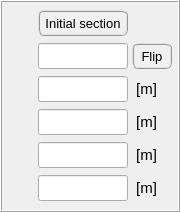
               <widget class="QFrame" name="frame_11">
                <property name="minimumSize">
                 <size>
                  <width>180</width>
                  <height>212</height>
                 </size>
                </property>
                <property name="maximumSize">
                 <size>
                  <width>180</width>
                  <height>212</height>
                 </size>
                </property>
                <property name="frameShape">
                 <enum>QFrame::Box</enum>
                </property>
                <property name="frameShadow">
                 <enum>QFrame::Raised</enum>
                </property>
                <layout class="QGridLayout" name="gridLayout_15">
                 <property name="leftMargin">
                  <number>4</number>
                 </property>
                 <property name="topMargin">
                  <number>4</number>
                 </property>
                 <property name="rightMargin">
                  <number>6</number>
                 </property>
                 <property name="bottomMargin">
                  <number>4</number>
                 </property>
                 <property name="spacing">
                  <number>0</number>
                 </property>
                 <item row="2" column="0">
                  <widget class="QFrame" name="frame_19">
                   <property name="minimumSize">
                    <size>
                     <width>0</width>
                     <height>32</height>
                    </size>
                   </property>
                   <property name="maximumSize">
                    <size>
                     <width>16777215</width>
                     <height>32</height>
                    </size>
                   </property>
                   <property name="frameShape">
                    <enum>QFrame::NoFrame</enum>
                   </property>
                   <property name="frameShadow">
                    <enum>QFrame::Raised</enum>
                   </property>
                   <layout class="QGridLayout" name="gridLayout_16">
                    <property name="leftMargin">
                     <number>0</number>
                    </property>
                    <property name="topMargin">
                     <number>0</number>
                    </property>
                    <property name="rightMargin">
                     <number>0</number>
                    </property>
                    <property name="bottomMargin">
                     <number>0</number>
                    </property>
                    <property name="horizontalSpacing">
                     <number>4</number>
                    </property>
                    <property name="verticalSpacing">
                     <number>0</number>
                    </property>
                    <item row="0" column="0">
                     <widget class="QFrame" name="frame_35">
                      <property name="frameShape">
                       <enum>QFrame::NoFrame</enum>
                      </property>
                      <property name="frameShadow">
                       <enum>QFrame::Raised</enum>
                      </property>
                     </widget>
                    </item>
                    <item row="0" column="1">
                     <widget class="QLineEdit" name="lineEdit_outside_diameter_initial">
                      <property name="minimumSize">
                       <size>
                        <width>90</width>
                        <height>26</height>
                       </size>
                      </property>
                      <property name="maximumSize">
                       <size>
                        <width>90</width>
                        <height>26</height>
                       </size>
                      </property>
                      <property name="font">
                       <font>
                        <family>MS Shell Dlg 2</family>
                        <pointsize>11</pointsize>
                        <weight>50</weight>
                        <italic>false</italic>
                        <bold>false</bold>
                       </font>
                      </property>
                      <property name="styleSheet">
                       <string notr="true">color: rgb(255, 0, 0);</string>
                      </property>
                      <property name="text">
                       <string/>
                      </property>
                      <property name="alignment">
                       <set>Qt::AlignCenter</set>
                      </property>
                     </widget>
                    </item>
                    <item row="0" column="2">
                     <widget class="QLabel" name="label_63">
                      <property name="minimumSize">
                       <size>
                        <width>40</width>
                        <height>26</height>
                       </size>
                      </property>
                      <property name="maximumSize">
                       <size>
                        <width>40</width>
                        <height>26</height>
                       </size>
                      </property>
                      <property name="font">
                       <font>
                        <family>MS Shell Dlg 2</family>
                        <pointsize>11</pointsize>
                        <weight>50</weight>
                        <italic>false</italic>
                        <bold>false</bold>
                       </font>
                      </property>
                      <property name="frameShape">
                       <enum>QFrame::NoFrame</enum>
                      </property>
                      <property name="text">
                       <string> [m]</string>
                      </property>
                      <property name="alignment">
                       <set>Qt::AlignLeading|Qt::AlignLeft|Qt::AlignVCenter</set>
                      </property>
                     </widget>
                    </item>
                   </layout>
                  </widget>
                 </item>
                 <item row="1" column="0">
                  <widget class="QFrame" name="frame">
                   <property name="minimumSize">
                    <size>
                     <width>0</width>
                     <height>32</height>
                    </size>
                   </property>
                   <property name="maximumSize">
                    <size>
                     <width>16777215</width>
                     <height>32</height>
                    </size>
                   </property>
                   <property name="frameShape">
                    <enum>QFrame::NoFrame</enum>
                   </property>
                   <property name="frameShadow">
                    <enum>QFrame::Raised</enum>
                   </property>
                   <layout class="QGridLayout" name="gridLayout_18">
                    <property name="leftMargin">
                     <number>0</number>
                    </property>
                    <property name="topMargin">
                     <number>0</number>
                    </property>
                    <property name="rightMargin">
                     <number>0</number>
                    </property>
                    <property name="bottomMargin">
                     <number>0</number>
                    </property>
                    <property name="horizontalSpacing">
                     <number>4</number>
                    </property>
                    <property name="verticalSpacing">
                     <number>0</number>
                    </property>
                    <item row="0" column="0">
                     <widget class="QFrame" name="frame_36">
                      <property name="frameShape">
                       <enum>QFrame::NoFrame</enum>
                      </property>
                      <property name="frameShadow">
                       <enum>QFrame::Raised</enum>
                      </property>
                     </widget>
                    </item>
                    <item row="0" column="2">
                     <widget class="QPushButton" name="pushButton_flip_element_ids_initial">
                      <property name="minimumSize">
                       <size>
                        <width>40</width>
                        <height>26</height>
                       </size>
                      </property>
                      <property name="maximumSize">
                       <size>
                        <width>40</width>
                        <height>26</height>
                       </size>
                      </property>
                      <property name="font">
                       <font>
                        <family>MS Shell Dlg 2</family>
                        <pointsize>10</pointsize>
                        <weight>9</weight>
                        <italic>false</italic>
                        <bold>false</bold>
                       </font>
                      </property>
                      <property name="styleSheet">
                       <string notr="true">QPushButton{border-radius: 6px; border-color: rgb(150, 150, 150); border-style: ridge; border-width: 2px; color: rgb(0, 0, 0); background-color: rgb(240, 240, 240); font: 75 10pt &quot;MS Shell Dlg 2&quot;}
QPushButton:hover{border-radius: 6px; border-color: rgb(0, 170, 255); border-style: ridge; border-width: 2px; color: rgb(0, 0, 0); background-color: rgba(174, 213, 255, 100); font: 75 10pt &quot;MS Shell Dlg 2&quot;}
QPushButton:pressed{border-radius: 6px; border-color: rgb(0, 170, 255); border-style: ridge; border-width: 3px; color: rgb(0, 0, 0); background-color: rgb(174, 213, 255); font: 75 10pt &quot;MS Shell Dlg 2&quot;}</string>
                      </property>
                      <property name="text">
                       <string>Flip</string>
                      </property>
                     </widget>
                    </item>
                    <item row="0" column="1">
                     <widget class="QLineEdit" name="lineEdit_element_id_initial">
                      <property name="minimumSize">
                       <size>
                        <width>90</width>
                        <height>26</height>
                       </size>
                      </property>
                      <property name="maximumSize">
                       <size>
                        <width>90</width>
                        <height>26</height>
                       </size>
                      </property>
                      <property name="font">
                       <font>
                        <family>MS Shell Dlg 2</family>
                        <pointsize>12</pointsize>
                        <weight>50</weight>
                        <italic>false</italic>
                        <bold>false</bold>
                       </font>
                      </property>
                      <property name="styleSheet">
                       <string notr="true">color: rgb(255, 0, 0);</string>
                      </property>
                      <property name="text">
                       <string/>
                      </property>
                      <property name="alignment">
                       <set>Qt::AlignCenter</set>
                      </property>
                     </widget>
                    </item>
                   </layout>
                  </widget>
                 </item>
                 <item row="5" column="0">
                  <widget class="QFrame" name="frame_38">
                   <property name="minimumSize">
                    <size>
                     <width>0</width>
                     <height>32</height>
                    </size>
                   </property>
                   <property name="maximumSize">
                    <size>
                     <width>16777215</width>
                     <height>32</height>
                    </size>
                   </property>
                   <property name="frameShape">
                    <enum>QFrame::NoFrame</enum>
                   </property>
                   <property name="frameShadow">
                    <enum>QFrame::Raised</enum>
                   </property>
                   <layout class="QGridLayout" name="gridLayout_20">
                    <property name="leftMargin">
                     <number>0</number>
                    </property>
                    <property name="topMargin">
                     <number>0</number>
                    </property>
                    <property name="rightMargin">
                     <number>0</number>
                    </property>
                    <property name="bottomMargin">
                     <number>0</number>
                    </property>
                    <property name="horizontalSpacing">
                     <number>4</number>
                    </property>
                    <property name="verticalSpacing">
                     <number>0</number>
                    </property>
                    <item row="0" column="1">
                     <widget class="QLineEdit" name="lineEdit_offset_z_initial">
                      <property name="minimumSize">
                       <size>
                        <width>90</width>
                        <height>26</height>
                       </size>
                      </property>
                      <property name="maximumSize">
                       <size>
                        <width>90</width>
                        <height>26</height>
                       </size>
                      </property>
                      <property name="font">
                       <font>
                        <family>MS Shell Dlg 2</family>
                        <pointsize>11</pointsize>
                        <weight>50</weight>
                        <italic>false</italic>
                        <bold>false</bold>
                       </font>
                      </property>
                      <property name="focusPolicy">
                       <enum>Qt::StrongFocus</enum>
                      </property>
                      <property name="styleSheet">
                       <string notr="true">color: rgb(255, 0, 0);</string>
                      </property>
                      <property name="alignment">
                       <set>Qt::AlignCenter</set>
                      </property>
                     </widget>
                    </item>
                    <item row="0" column="2">
                     <widget class="QLabel" name="label_66">
                      <property name="minimumSize">
                       <size>
                        <width>40</width>
                        <height>26</height>
                       </size>
                      </property>
                      <property name="maximumSize">
                       <size>
                        <width>40</width>
                        <height>26</height>
                       </size>
                      </property>
                      <property name="font">
                       <font>
                        <family>MS Shell Dlg 2</family>
                        <pointsize>11</pointsize>
                        <weight>50</weight>
                        <italic>false</italic>
                        <bold>false</bold>
                       </font>
                      </property>
                      <property name="text">
                       <string> [m]</string>
                      </property>
                      <property name="alignment">
                       <set>Qt::AlignLeading|Qt::AlignLeft|Qt::AlignVCenter</set>
                      </property>
                     </widget>
                    </item>
                    <item row="0" column="0">
                     <widget class="QFrame" name="frame_39">
                      <property name="frameShape">
                       <enum>QFrame::NoFrame</enum>
                      </property>
                      <property name="frameShadow">
                       <enum>QFrame::Raised</enum>
                      </property>
                     </widget>
                    </item>
                   </layout>
                  </widget>
                 </item>
                 <item row="3" column="0">
                  <widget class="QFrame" name="frame_40">
                   <property name="minimumSize">
                    <size>
                     <width>0</width>
                     <height>32</height>
                    </size>
                   </property>
                   <property name="maximumSize">
                    <size>
                     <width>16777215</width>
                     <height>32</height>
                    </size>
                   </property>
                   <property name="frameShape">
                    <enum>QFrame::NoFrame</enum>
                   </property>
                   <property name="frameShadow">
                    <enum>QFrame::Raised</enum>
                   </property>
                   <layout class="QGridLayout" name="gridLayout_36">
                    <property name="leftMargin">
                     <number>0</number>
                    </property>
                    <property name="topMargin">
                     <number>0</number>
                    </property>
                    <property name="rightMargin">
                     <number>0</number>
                    </property>
                    <property name="bottomMargin">
                     <number>0</number>
                    </property>
                    <property name="horizontalSpacing">
                     <number>4</number>
                    </property>
                    <property name="verticalSpacing">
                     <number>0</number>
                    </property>
                    <item row="0" column="0">
                     <widget class="QFrame" name="frame_41">
                      <property name="frameShape">
                       <enum>QFrame::NoFrame</enum>
                      </property>
                      <property name="frameShadow">
                       <enum>QFrame::Raised</enum>
                      </property>
                     </widget>
                    </item>
                    <item row="0" column="1">
                     <widget class="QLineEdit" name="lineEdit_wall_thickness_initial">
                      <property name="minimumSize">
                       <size>
                        <width>90</width>
                        <height>26</height>
                       </size>
                      </property>
                      <property name="maximumSize">
                       <size>
                        <width>90</width>
                        <height>26</height>
                       </size>
                      </property>
                      <property name="font">
                       <font>
                        <family>MS Shell Dlg 2</family>
                        <pointsize>11</pointsize>
                        <weight>50</weight>
                        <italic>false</italic>
                        <bold>false</bold>
                       </font>
                      </property>
                      <property name="focusPolicy">
                       <enum>Qt::StrongFocus</enum>
                      </property>
                      <property name="styleSheet">
                       <string notr="true">color: rgb(255, 0, 0);</string>
                      </property>
                      <property name="alignment">
                       <set>Qt::AlignCenter</set>
                      </property>
                     </widget>
                    </item>
                    <item row="0" column="2">
                     <widget class="QLabel" name="label_62">
                      <property name="minimumSize">
                       <size>
                        <width>40</width>
                        <height>26</height>
                       </size>
                      </property>
                      <property name="maximumSize">
                       <size>
                        <width>40</width>
                        <height>26</height>
                       </size>
                      </property>
                      <property name="font">
                       <font>
                        <family>MS Shell Dlg 2</family>
                        <pointsize>11</pointsize>
                        <weight>50</weight>
                        <italic>false</italic>
                        <bold>false</bold>
                       </font>
                      </property>
                      <property name="text">
                       <string> [m]</string>
                      </property>
                      <property name="alignment">
                       <set>Qt::AlignLeading|Qt::AlignLeft|Qt::AlignVCenter</set>
                      </property>
                     </widget>
                    </item>
                   </layout>
                  </widget>
                 </item>
                 <item row="4" column="0">
                  <widget class="QFrame" name="frame_42">
                   <property name="minimumSize">
                    <size>
                     <width>0</width>
                     <height>32</height>
                    </size>
                   </property>
                   <property name="maximumSize">
                    <size>
                     <width>16777215</width>
                     <height>32</height>
                    </size>
                   </property>
                   <property name="frameShape">
                    <enum>QFrame::NoFrame</enum>
                   </property>
                   <property name="frameShadow">
                    <enum>QFrame::Raised</enum>
                   </property>
                   <layout class="QGridLayout" name="gridLayout_37">
                    <property name="leftMargin">
                     <number>0</number>
                    </property>
                    <property name="topMargin">
                     <number>0</number>
                    </property>
                    <property name="rightMargin">
                     <number>0</number>
                    </property>
                    <property name="bottomMargin">
                     <number>0</number>
                    </property>
                    <property name="horizontalSpacing">
                     <number>4</number>
                    </property>
                    <property name="verticalSpacing">
                     <number>0</number>
                    </property>
                    <item row="0" column="2">
                     <widget class="QLabel" name="label_64">
                      <property name="minimumSize">
                       <size>
                        <width>40</width>
                        <height>26</height>
                       </size>
                      </property>
                      <property name="maximumSize">
                       <size>
                        <width>40</width>
                        <height>26</height>
                       </size>
                      </property>
                      <property name="font">
                       <font>
                        <family>MS Shell Dlg 2</family>
                        <pointsize>11</pointsize>
                        <weight>50</weight>
                        <italic>false</italic>
                        <bold>false</bold>
                       </font>
                      </property>
                      <property name="text">
                       <string> [m]</string>
                      </property>
                      <property name="alignment">
                       <set>Qt::AlignLeading|Qt::AlignLeft|Qt::AlignVCenter</set>
                      </property>
                     </widget>
                    </item>
                    <item row="0" column="1">
                     <widget class="QLineEdit" name="lineEdit_offset_y_initial">
                      <property name="minimumSize">
                       <size>
                        <width>90</width>
                        <height>26</height>
                       </size>
                      </property>
                      <property name="maximumSize">
                       <size>
                        <width>90</width>
                        <height>26</height>
                       </size>
                      </property>
                      <property name="font">
                       <font>
                        <family>MS Shell Dlg 2</family>
                        <pointsize>11</pointsize>
                        <weight>50</weight>
                        <italic>false</italic>
                        <bold>false</bold>
                       </font>
                      </property>
                      <property name="focusPolicy">
                       <enum>Qt::StrongFocus</enum>
                      </property>
                      <property name="styleSheet">
                       <string notr="true">color: rgb(255, 0, 0);</string>
                      </property>
                      <property name="alignment">
                       <set>Qt::AlignCenter</set>
                      </property>
                     </widget>
                    </item>
                    <item row="0" column="0">
                     <widget class="QFrame" name="frame_43">
                      <property name="frameShape">
                       <enum>QFrame::NoFrame</enum>
                      </property>
                      <property name="frameShadow">
                       <enum>QFrame::Raised</enum>
                      </property>
                     </widget>
                    </item>
                   </layout>
                  </widget>
                 </item>
                 <item row="0" column="0">
                  <widget class="QFrame" name="frame_44">
                   <property name="minimumSize">
                    <size>
                     <width>0</width>
                     <height>32</height>
                    </size>
                   </property>
                   <property name="maximumSize">
                    <size>
                     <width>16777215</width>
                     <height>32</height>
                    </size>
                   </property>
                   <property name="frameShape">
                    <enum>QFrame::NoFrame</enum>
                   </property>
                   <property name="frameShadow">
                    <enum>QFrame::Raised</enum>
                   </property>
                   <layout class="QGridLayout" name="gridLayout_38">
                    <property name="leftMargin">
                     <number>0</number>
                    </property>
                    <property name="topMargin">
                     <number>0</number>
                    </property>
                    <property name="rightMargin">
                     <number>0</number>
                    </property>
                    <property name="bottomMargin">
                     <number>0</number>
                    </property>
                    <property name="horizontalSpacing">
                     <number>4</number>
                    </property>
                    <property name="verticalSpacing">
                     <number>0</number>
                    </property>
                    <item row="0" column="0">
                     <widget class="QFrame" name="frame_45">
                      <property name="frameShape">
                       <enum>QFrame::NoFrame</enum>
                      </property>
                      <property name="frameShadow">
                       <enum>QFrame::Raised</enum>
                      </property>
                     </widget>
                    </item>
                    <item row="0" column="1">
                     <widget class="QPushButton" name="pushButton_select_standard_section_initial">
                      <property name="minimumSize">
                       <size>
                        <width>90</width>
                        <height>26</height>
                       </size>
                      </property>
                      <property name="maximumSize">
                       <size>
                        <width>90</width>
                        <height>26</height>
                       </size>
                      </property>
                      <property name="font">
                       <font>
                        <family>MS Shell Dlg 2</family>
                        <pointsize>10</pointsize>
                        <weight>50</weight>
                        <italic>false</italic>
                        <bold>false</bold>
                       </font>
                      </property>
                      <property name="styleSheet">
                       <string notr="true">QPushButton{border-radius: 6px; border-color: rgb(150, 150, 150); border-style: ridge; border-width: 2px; color: rgb(0, 0, 0); background-color: rgb(240, 240, 240)}
QPushButton:hover{border-radius: 6px; border-color: rgb(0, 170, 255); border-style: ridge; border-width: 2px; color: rgb(0, 0, 0); background-color: rgba(174, 213, 255, 100)}
QPushButton:pressed{border-radius: 6px; border-color: rgb(0, 170, 255); border-style: ridge; border-width: 2px; color: rgb(0, 0, 0); background-color: rgb(174, 213, 255)}</string>
                      </property>
                      <property name="text">
                       <string>Initial section</string>
                      </property>
                     </widget>
                    </item>
                    <item row="0" column="2">
                     <widget class="QFrame" name="frame_46">
                      <property name="minimumSize">
                       <size>
                        <width>40</width>
                        <height>0</height>
                       </size>
                      </property>
                      <property name="maximumSize">
                       <size>
                        <width>40</width>
                        <height>16777215</height>
                       </size>
                      </property>
                      <property name="frameShape">
                       <enum>QFrame::NoFrame</enum>
                      </property>
                      <property name="frameShadow">
                       <enum>QFrame::Raised</enum>
                      </property>
                     </widget>
                    </item>
                   </layout>
                  </widget>
                 </item>
                </layout>
               </widget>
